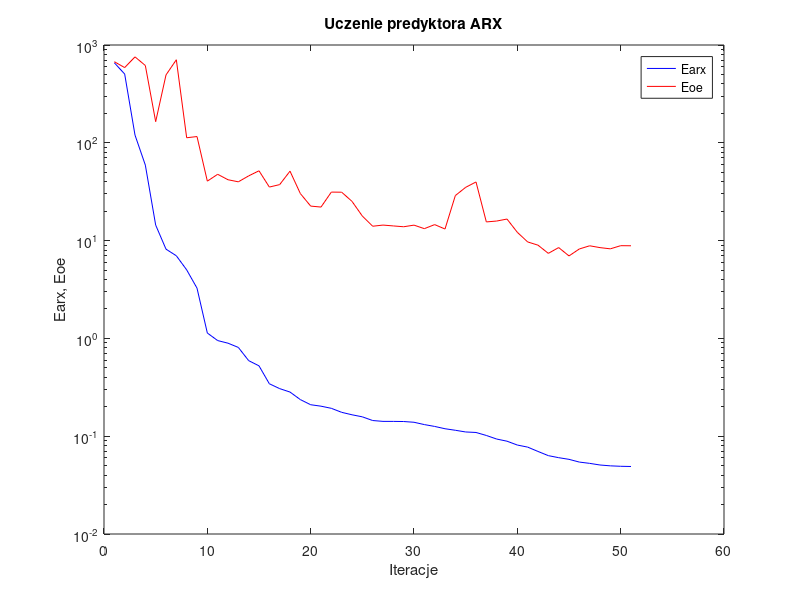
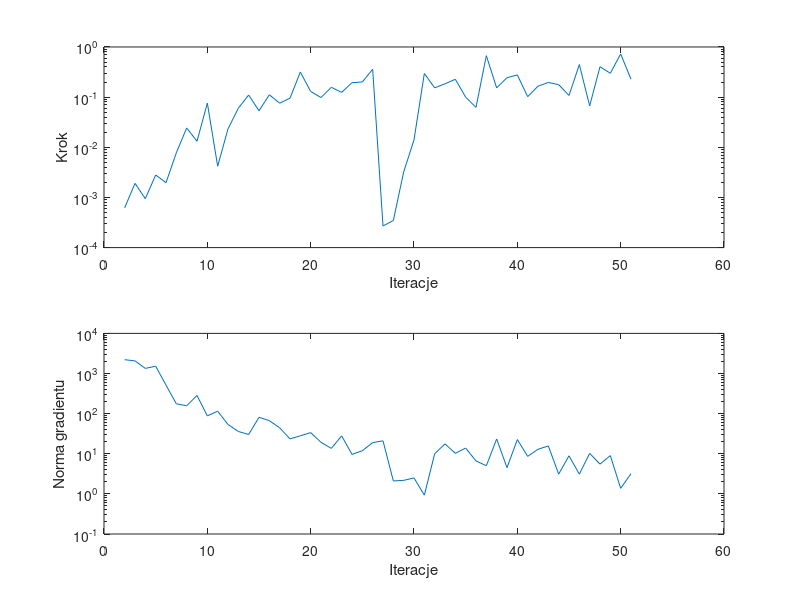

Source code (MATLAB) for these figures, in order:
%uczenie predyktora arx
clear all;
n=0; farx(n+1)=6.575328e+002; foe(n+1)=6.748280e+002; wspucz(n+1)=0.000000e+000; ng(n+1)=0.000000e+000;
%odnowa zmiennej metryki
n=1; farx(n+1)=5.049948e+002; foe(n+1)=5.876372e+002; krok(n+1)=6.212354e-004; ng(n+1)=2.211021e+003;
n=2; farx(n+1)=1.199289e+002; foe(n+1)=7.560974e+002; krok(n+1)=1.908037e-003; ng(n+1)=2.065375e+003;
n=3; farx(n+1)=5.916002e+001; foe(n+1)=6.172118e+002; krok(n+1)=9.446471e-004; ng(n+1)=1.341028e+003;
n=4; farx(n+1)=1.441757e+001; foe(n+1)=1.645290e+002; krok(n+1)=2.804162e-003; ng(n+1)=1.520314e+003;
n=5; farx(n+1)=8.176579e+000; foe(n+1)=4.942671e+002; krok(n+1)=1.970836e-003; ng(n+1)=5.150023e+002;
n=6; farx(n+1)=6.996247e+000; foe(n+1)=7.065265e+002; krok(n+1)=7.767283e-003; ng(n+1)=1.760091e+002;
n=7; farx(n+1)=5.022495e+000; foe(n+1)=1.126071e+002; krok(n+1)=2.428721e-002; ng(n+1)=1.567696e+002;
n=8; farx(n+1)=3.266109e+000; foe(n+1)=1.158733e+002; krok(n+1)=1.321526e-002; ng(n+1)=2.837649e+002;
n=9; farx(n+1)=1.134972e+000; foe(n+1)=4.054648e+001; krok(n+1)=7.604882e-002; ng(n+1)=8.792152e+001;
n=10; farx(n+1)=9.501792e-001; foe(n+1)=4.765550e+001; krok(n+1)=4.201093e-003; ng(n+1)=1.150907e+002;
n=11; farx(n+1)=8.934245e-001; foe(n+1)=4.190913e+001; krok(n+1)=2.331822e-002; ng(n+1)=5.369882e+001;
n=12; farx(n+1)=8.086676e-001; foe(n+1)=3.990600e+001; krok(n+1)=6.013604e-002; ng(n+1)=3.591453e+001;
n=13; farx(n+1)=5.924229e-001; foe(n+1)=4.589443e+001; krok(n+1)=1.102898e-001; ng(n+1)=3.024243e+001;
n=14; farx(n+1)=5.241376e-001; foe(n+1)=5.174444e+001; krok(n+1)=5.344903e-002; ng(n+1)=8.102042e+001;
n=15; farx(n+1)=3.437287e-001; foe(n+1)=3.528034e+001; krok(n+1)=1.115271e-001; ng(n+1)=6.688893e+001;
n=16; farx(n+1)=3.065662e-001; foe(n+1)=3.736892e+001; krok(n+1)=7.579082e-002; ng(n+1)=4.425382e+001;
n=17; farx(n+1)=2.827793e-001; foe(n+1)=5.129682e+001; krok(n+1)=9.513510e-002; ng(n+1)=2.347463e+001;
n=18; farx(n+1)=2.367916e-001; foe(n+1)=3.028431e+001; krok(n+1)=3.167854e-001; ng(n+1)=2.803366e+001;
n=19; farx(n+1)=2.097995e-001; foe(n+1)=2.253779e+001; krok(n+1)=1.297775e-001; ng(n+1)=3.370075e+001;
n=20; farx(n+1)=2.027518e-001; foe(n+1)=2.202403e+001; krok(n+1)=9.809225e-002; ng(n+1)=1.926579e+001;
n=21; farx(n+1)=1.927926e-001; foe(n+1)=3.133281e+001; krok(n+1)=1.570717e-001; ng(n+1)=1.361550e+001;
n=22; farx(n+1)=1.754290e-001; foe(n+1)=3.125467e+001; krok(n+1)=1.245141e-001; ng(n+1)=2.792793e+001;
n=23; farx(n+1)=1.655809e-001; foe(n+1)=2.518452e+001; krok(n+1)=1.940886e-001; ng(n+1)=9.649793e+000;
n=24; farx(n+1)=1.577981e-001; foe(n+1)=1.782661e+001; krok(n+1)=2.007487e-001; ng(n+1)=1.191799e+001;
n=25; farx(n+1)=1.446528e-001; foe(n+1)=1.402598e+001; krok(n+1)=3.589327e-001; ng(n+1)=1.896207e+001;
%odnowa zmiennej metryki
n=26; farx(n+1)=1.417709e-001; foe(n+1)=1.441452e+001; krok(n+1)=2.698173e-004; ng(n+1)=2.100216e+001;
n=27; farx(n+1)=1.417141e-001; foe(n+1)=1.412690e+001; krok(n+1)=3.467612e-004; ng(n+1)=2.102829e+000;
n=28; farx(n+1)=1.413072e-001; foe(n+1)=1.385676e+001; krok(n+1)=3.214272e-003; ng(n+1)=2.170659e+000;
n=29; farx(n+1)=1.388451e-001; foe(n+1)=1.439447e+001; krok(n+1)=1.406421e-002; ng(n+1)=2.500965e+000;
n=30; farx(n+1)=1.314777e-001; foe(n+1)=1.324842e+001; krok(n+1)=2.960535e-001; ng(n+1)=9.294033e-001;
n=31; farx(n+1)=1.258565e-001; foe(n+1)=1.457291e+001; krok(n+1)=1.533108e-001; ng(n+1)=1.001538e+001;
n=32; farx(n+1)=1.192151e-001; foe(n+1)=1.313697e+001; krok(n+1)=1.845727e-001; ng(n+1)=1.761914e+001;
n=33; farx(n+1)=1.149853e-001; foe(n+1)=2.887059e+001; krok(n+1)=2.268451e-001; ng(n+1)=1.026504e+001;
n=34; farx(n+1)=1.104987e-001; foe(n+1)=3.504330e+001; krok(n+1)=9.990853e-002; ng(n+1)=1.390626e+001;
n=35; farx(n+1)=1.091847e-001; foe(n+1)=3.976864e+001; krok(n+1)=6.259203e-002; ng(n+1)=6.607038e+000;
n=36; farx(n+1)=1.017557e-001; foe(n+1)=1.552552e+001; krok(n+1)=6.709302e-001; ng(n+1)=5.033787e+000;
n=37; farx(n+1)=9.353645e-002; foe(n+1)=1.585015e+001; krok(n+1)=1.527341e-001; ng(n+1)=2.338204e+001;
n=38; farx(n+1)=8.891497e-002; foe(n+1)=1.661103e+001; krok(n+1)=2.440798e-001; ng(n+1)=4.494282e+000;
n=39; farx(n+1)=8.120977e-002; foe(n+1)=1.215326e+001; krok(n+1)=2.775080e-001; ng(n+1)=2.258835e+001;
n=40; farx(n+1)=7.735200e-002; foe(n+1)=9.691817e+000; krok(n+1)=1.022628e-001; ng(n+1)=8.611977e+000;
n=41; farx(n+1)=6.983834e-002; foe(n+1)=8.980083e+000; krok(n+1)=1.653712e-001; ng(n+1)=1.293456e+001;
n=42; farx(n+1)=6.327825e-002; foe(n+1)=7.405245e+000; krok(n+1)=1.961845e-001; ng(n+1)=1.563746e+001;
n=43; farx(n+1)=6.031696e-002; foe(n+1)=8.487624e+000; krok(n+1)=1.775417e-001; ng(n+1)=3.108692e+000;
n=44; farx(n+1)=5.799388e-002; foe(n+1)=6.971230e+000; krok(n+1)=1.079740e-001; ng(n+1)=8.893870e+000;
n=45; farx(n+1)=5.438224e-002; foe(n+1)=8.213273e+000; krok(n+1)=4.461084e-001; ng(n+1)=3.103832e+000;
n=46; farx(n+1)=5.276015e-002; foe(n+1)=8.851275e+000; krok(n+1)=6.694845e-002; ng(n+1)=1.023302e+001;
n=47; farx(n+1)=5.076706e-002; foe(n+1)=8.477192e+000; krok(n+1)=4.044487e-001; ng(n+1)=5.528630e+000;
n=48; farx(n+1)=4.976698e-002; foe(n+1)=8.238813e+000; krok(n+1)=2.991387e-001; ng(n+1)=8.984515e+000;
n=49; farx(n+1)=4.924782e-002; foe(n+1)=8.872599e+000; krok(n+1)=7.271671e-001; ng(n+1)=1.376979e+000;
n=50; farx(n+1)=4.901374e-002; foe(n+1)=8.854891e+000; krok(n+1)=2.272257e-001; ng(n+1)=3.190636e+000;

figure; semilogy(farx,'b'); hold on; semilogy(foe,'r'); xlabel('Iteracje'); ylabel('Earx, Eoe'); legend('Earx','Eoe'); title('Uczenie predyktora ARX');
figure; subplot(2,1,1); semilogy(krok); xlabel('Iteracje'); ylabel('Krok');
subplot(2,1,2); semilogy(ng); xlabel('Iteracje'); ylabel('Norma gradientu');
Earx=farx(n+1)
Eoe=foe(n+1)
